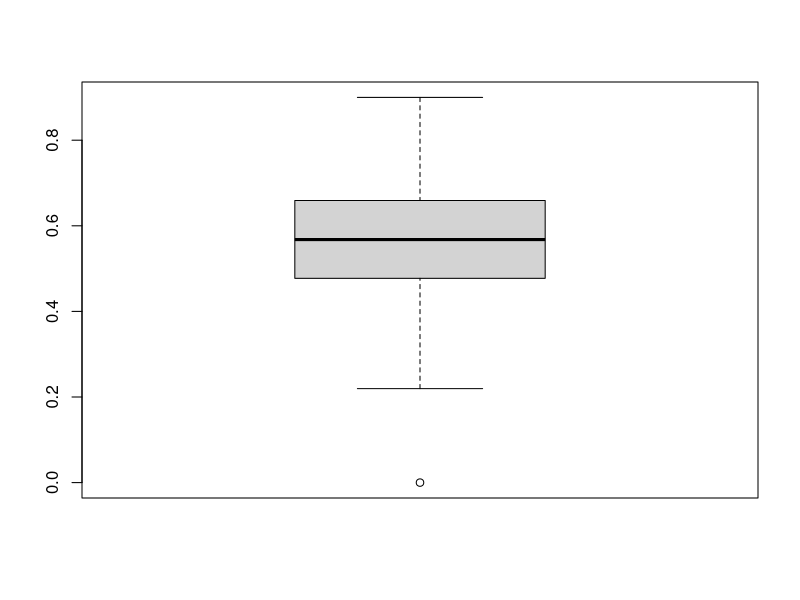
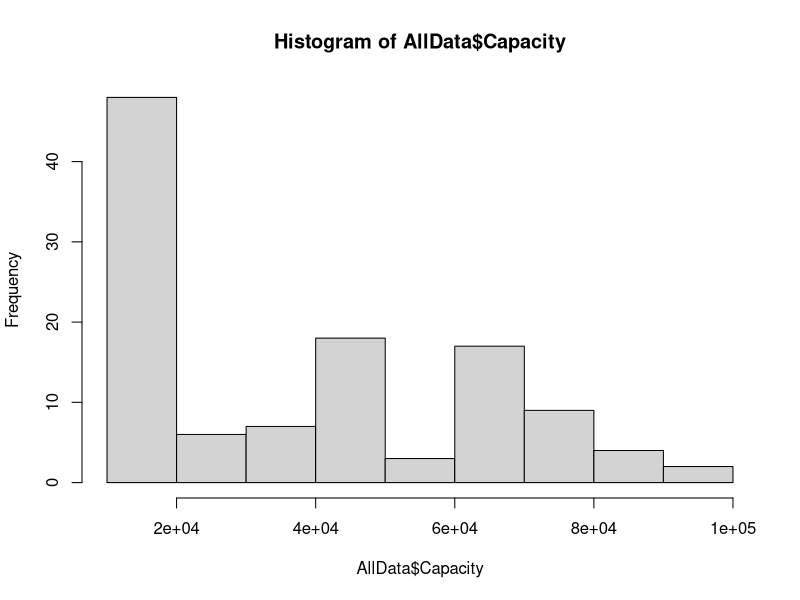
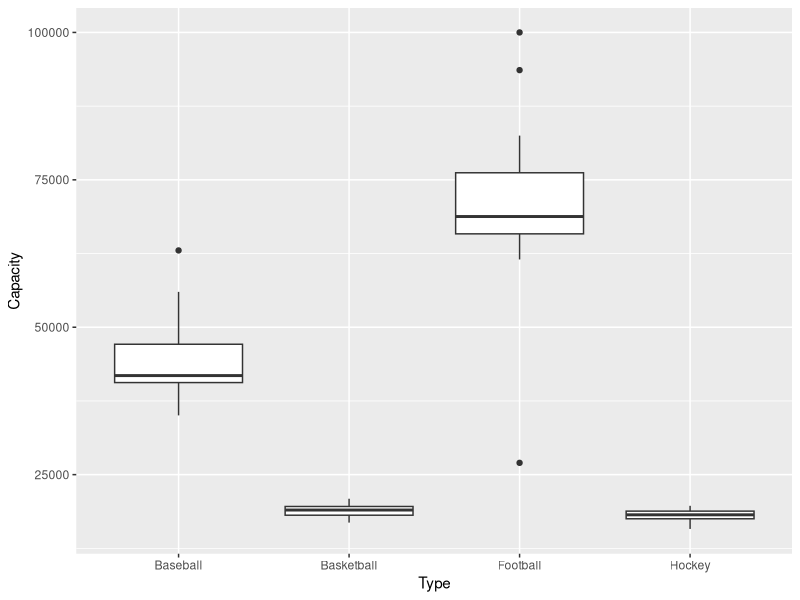
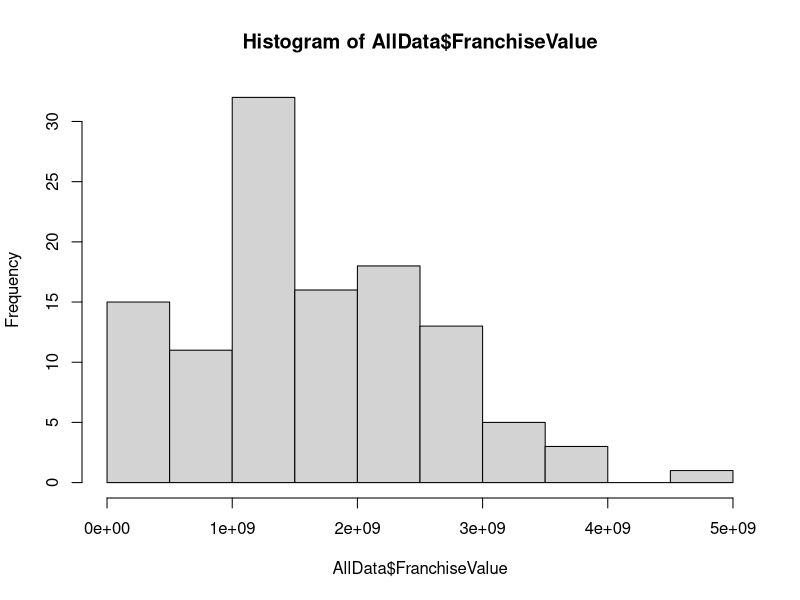
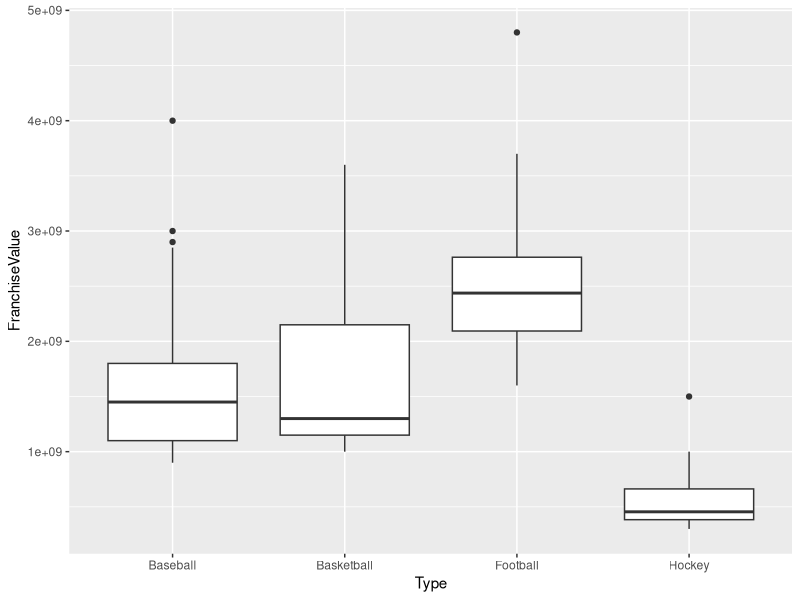
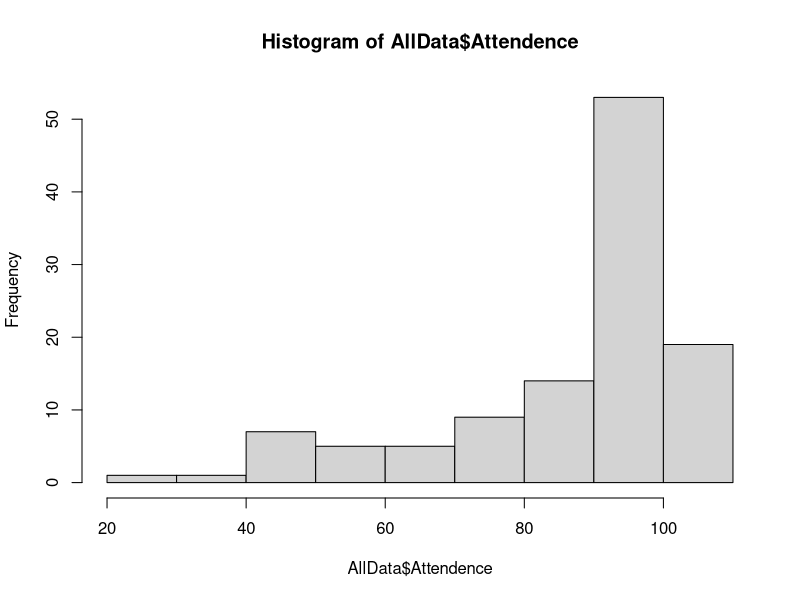
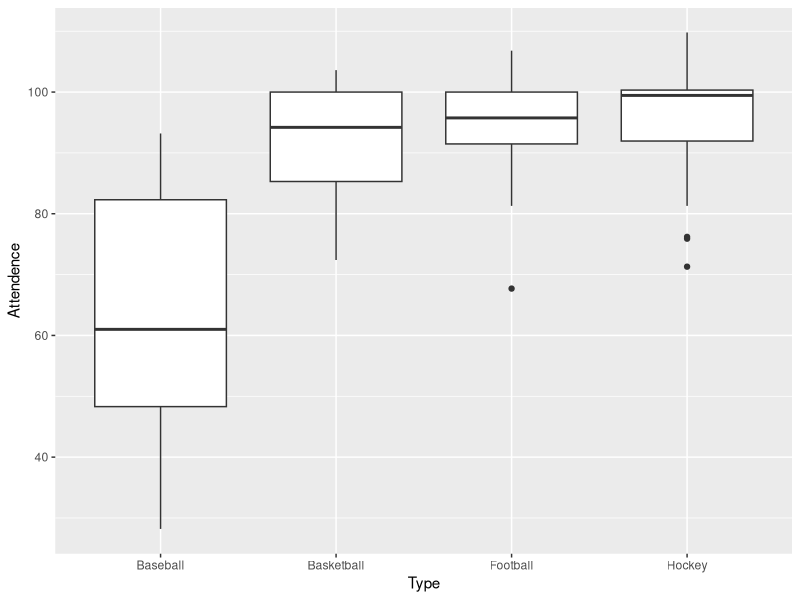
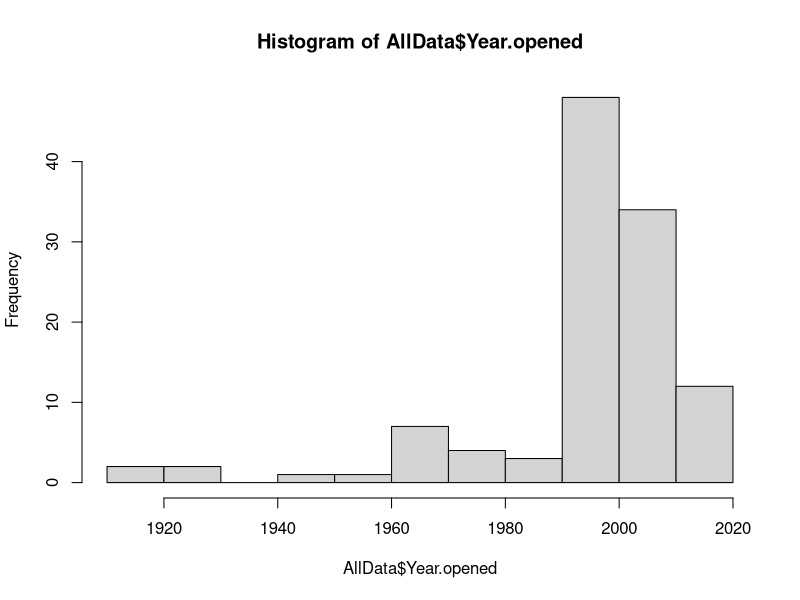

Source code (R) for these figures, in order:
## ---- chunk 1
knitr::opts_chunk$set(echo = TRUE)
library(dplyr)
library(ggplot2)
library(lme4)
## ---- chunk 2
state <- read.csv("StateData.csv")
team <- read.csv("TeamData2.csv",stringsAsFactors = TRUE)

statestuff <- data.frame(state.abb,state.name)
colnames(statestuff) <- c("State","StateName")
state <- full_join(state,statestuff)
state$StateName <- as.character(state$StateName)
state <- state%>%mutate(StateName=ifelse(is.na(StateName),"D.C.",StateName))
team$State <- as.character(team$State)
team <- team%>%mutate(State=ifelse(State=="District of Columbia","D.C.",State))
state <- state%>%mutate(State1=State,State=StateName)
AllData <- right_join(state,team)
AllData <- AllData%>%filter(!is.na(Happiness))
write.csv(AllData,"AllData.csv")

# make strings numeric
AllData$Capacity <- as.numeric(gsub(",", "", AllData$Capacity) )
AllData$FranchiseValue <- as.numeric(gsub(",", "", AllData$FranchiseValue) )

# making percent of home wins as variable

AllData <- AllData %>% mutate(WinPct = HomeWins/HomeGames)
## ---- chunk 3
# Team Level Variables
# Basic EDA
# #
boxplot(AllData$WinPct)
summary(AllData$WinPct)
# # Sport
table(AllData$Type)

# # Capacity
hist(AllData$Capacity)
summary(AllData$Capacity)
ggplot(AllData, aes(x=Type, y = Capacity)) + geom_boxplot() 

# # FranchiseValue
hist(AllData$FranchiseValue)
summary(AllData$FranchiseValue)
ggplot(AllData, aes(x=Type, y = FranchiseValue)) + geom_boxplot() 

# # Attendance
hist(AllData$Attendence)
summary(AllData$Attendence)
ggplot(AllData, aes(x=Type, y = Attendence)) + geom_boxplot() 

# # Year
hist(AllData$Year.opened)
tapply(AllData$Capacity, AllData$Year.opened, mean)
tapply(AllData$Year.opened, AllData$Type,mean) # hockey and basketball have newest stadiums and baseball and football have older, with baseball being oldest
## ---- chunk 4
# Level 1 Interactions

# make capacity a factor for data exploration
AllData$CapFactor <- cut(AllData$Capacity, breaks = c(0, 18578, 27000,  62250,100000), labels = c("1st Q", "2nd Q", "3rd Q", "4th Q"))

# make franchise a factor for data exploration
AllData$FranchiseFactor <- cut(AllData$FranchiseValue, breaks = c(0, 1.000e+09, 1.350e+09,  2.300e+09,4.900e+09), labels = c("1st Q", "2nd Q", "3rd Q", "4th Q"))

# make attendance a factor for data exploration
AllData$YearFactor <- cut(AllData$Year.opened, breaks = c(0, 1994, 1999,  2004,2019), labels = c("1st Q", "2nd Q", "3rd Q", "4th Q"))


#cap and year
ggplot(AllData, aes(x=Year.opened, y = Capacity, color = WinPct)) + geom_point()+geom_smooth(method=lm)
ggplot(AllData, aes(x=Year.opened,y = WinPct)) + geom_point() + facet_wrap(~CapFactor)+geom_smooth(method=lm) # doesn't appear to be an interaction

#cap and sport
ggplot(AllData, aes(x=Capacity,y = WinPct)) + geom_point() + facet_wrap(~Type)+geom_smooth(method=lm) # Interaction

#cap and franchise $$
ggplot(AllData, aes(x=FranchiseValue,y = WinPct)) + geom_point() + facet_wrap(~CapFactor)+geom_smooth(method=lm) # doesn't appear to be an interaction

#cap and attendance
ggplot(AllData, aes(x=Attendence,y = WinPct)) + geom_point() + facet_wrap(~CapFactor) +geom_smooth(method=lm) # Interaction

# year and sport
ggplot(AllData, aes(x=Year.opened,y = WinPct)) + geom_point() + facet_wrap(~Type) +geom_smooth(method=lm) # potentially...

# year and franchise $
ggplot(AllData, aes(x=FranchiseValue,y = WinPct)) + geom_point() + facet_wrap(~YearFactor) +geom_smooth(method=lm) # nope

# year and attandence
ggplot(AllData, aes(x=Attendence,y = WinPct)) + geom_point() + facet_wrap(~YearFactor) +geom_smooth(method=lm) # nope

# sport and franchise $
ggplot(AllData, aes(x=FranchiseValue,y = WinPct)) + geom_point() + facet_wrap(~Type) +geom_smooth(method=lm) # interaction

# sport and attendance
ggplot(AllData, aes(x=Attendence,y = WinPct)) + geom_point() + facet_wrap(~Type) +geom_smooth(method=lm) # potentially

# franchise $ and attendance
ggplot(AllData, aes(x=Attendence,y = WinPct)) + geom_point() + facet_wrap(~FranchiseFactor) +geom_smooth(method=lm) # potentially

## ---- chunk 5
# Level 2 interactions

# pop and happy
ggplot(AllData, aes(x=Population,y = WinPct)) + geom_point() + facet_wrap(~as.factor(Happiness)) +geom_smooth(method=lm) # interaction!

# happy and trump
ggplot(AllData, aes(x=Trump.Vote,y = WinPct)) + geom_point() + facet_wrap(~as.factor(Happiness)) +geom_smooth(method=lm) # interaction!

# pop and trump
# make population a factor for data exploration
AllData$PopFactor <- cut(AllData$Population, breaks = c(0, 6782564, 11694664,  21312211,39776831), labels = c("1st Q", "2nd Q", "3rd Q", "4th Q"))
ggplot(AllData, aes(x=Trump.Vote,y = WinPct)) + geom_point() + facet_wrap(~as.factor(PopFactor)) +geom_smooth(method=lm) # interaction!
## ---- chunk 6
# hap and cap
ggplot(AllData, aes(x=Capacity,y = WinPct)) + geom_point() + facet_wrap(~as.factor(Happiness)) +geom_smooth(method=lm) # interaction!

# hap and year
ggplot(AllData, aes(x=Year.opened,y = WinPct)) + geom_point() + facet_wrap(~as.factor(Happiness)) +geom_smooth(method=lm) # interaction!

# hap and sport
ggplot(AllData, aes(x=Type,y = WinPct)) + geom_boxplot(aes(color = as.factor(Happiness))) # interaction potential

# hap and fran$
ggplot(AllData, aes(x=FranchiseValue,y = WinPct)) + geom_point() + facet_wrap(~as.factor(Happiness)) +geom_smooth(method=lm) # not really

# hap and att
ggplot(AllData, aes(x=Attendence,y = WinPct)) + geom_point() + facet_wrap(~as.factor(Happiness)) +geom_smooth(method=lm) # not really

# pop and cap
ggplot(AllData, aes(x=Population,y = WinPct)) + geom_point() + facet_wrap(~CapFactor) +geom_smooth(method=lm) # not really

# pop and year
ggplot(AllData, aes(x=Population,y = WinPct)) + geom_point() + facet_wrap(~YearFactor) +geom_smooth(method=lm) # potentially

# pop and sport
ggplot(AllData, aes(x=Population,y = WinPct)) + geom_point() + facet_wrap(~Type) +geom_smooth(method=lm) # not really

# pop and fran$
ggplot(AllData, aes(x=FranchiseValue,y = WinPct)) + geom_point() + facet_wrap(~PopFactor) +geom_smooth(method=lm) # not really

# pop and att
ggplot(AllData, aes(x=Attendence,y = WinPct)) + geom_point() + facet_wrap(~PopFactor) +geom_smooth(method=lm) # no

# trump and cap
ggplot(AllData, aes(x=Trump.Vote,y = WinPct)) + geom_point() + facet_wrap(~CapFactor) +geom_smooth(method=lm) # no

# trump and year
ggplot(AllData, aes(x=Trump.Vote,y = WinPct)) + geom_point() + facet_wrap(~YearFactor) +geom_smooth(method=lm) # no

# trump and sport
ggplot(AllData, aes(x=Trump.Vote,y = WinPct)) + geom_point() + facet_wrap(~Type) +geom_smooth(method=lm) # no

# trump and fran$
ggplot(AllData, aes(x=Trump.Vote,y = WinPct)) + geom_point() + facet_wrap(~FranchiseFactor) +geom_smooth(method=lm) # no

# trump and att
AllData$TrumpFactor <- cut(AllData$Trump.Vote, breaks = c(0, 36.50,47.25,  50.40,65.40), labels = c("1st Q", "2nd Q", "3rd Q", "4th Q"))
ggplot(AllData, aes(x=Attendence,y = WinPct)) + geom_point() + facet_wrap(~TrumpFactor) +geom_smooth(method=lm) # potentially

## ---- chunk 7
#Scaling Variables
AllData$Happiness2 <- as.factor(AllData$Happiness)
AllData <- AllData%>% mutate(Capacity2=scale(Capacity),Population2=scale(Population),FranchiseValue2=scale(FranchiseValue),Attendence2=scale(Attendence),Trump.Vote2=scale(Trump.Vote),Year.opened2=scale(Year.opened))

#Random Intercept Check
sports.glmerNone <- glmer(WinPct~1+(1|State),family=binomial,weights=HomeGames,data=AllData) #Standard Deviation for random effect is about 0.1909 indicating that there is variation within states related to win percentage. This seems small, but considering win percentage is between 0 and 1, this indicates a standard devation in games won of 19.09%
summary(sports.glmerNone)

#Model will all interactions that looked potentially influential - Full model
sports.glmerFULL <- glmer(WinPct~Capacity2+Attendence2+Type+FranchiseValue2+Year.opened2+Capacity2:Attendence2+Type:FranchiseValue2+Year.opened2:Type+Type:Attendence2+FranchiseValue2:Attendence2+Type:Capacity2+(Population2+Trump.Vote2+Happiness)^2+Happiness:Capacity2+Trump.Vote2:Attendence2+Happiness:Type+Population2:Year.opened2+Happiness:Year.opened2+(1|State),family=binomial,data=AllData,weights=HomeGames)
summary(sports.glmerFULL)

#Starting Build of model with individual terms
sports.glmer <- glmer(WinPct~Capacity2+Attendence2+Type+FranchiseValue2+Year.opened2+Population2+Trump.Vote2+Happiness+(1|State),family = binomial,data=AllData,weights=HomeGames)
summary(sports.glmer)

#From full model looked like type:attendence, type:capacity, population:happiness, population:trump, and happiness:year looked most influential
sports.glmer2 <- update(sports.glmer,.~.+Type:Attendence2+Type:Capacity2+Population2:Happiness+Population2:Trump.Vote2+Happiness:Year.opened2)
anova(sports.glmer,sports.glmer2) #Very low p value - at least one of the 5 additional terms is significant

summary(sports.glmer2) #population2:Trump and year:happiness look non significant

sports.glmer3 <- update(sports.glmer2,.~.-Population2:Trump.Vote2-Year.opened2:Happiness)
anova(sports.glmer2,sports.glmer3) #neither significant in the model
summary(sports.glmer3) #looks like trump.vote and year.opened not significant

sports.glmer4 <- update(sports.glmer3,.~.-Trump.Vote2-Year.opened2)
anova(sports.glmer4,sports.glmer3) #smaller prefered
summary(sports.glmer4)

#Now we will try to add in other significant interactions from EDA

#add capacity:attendence
sports.glmer5 <- update(sports.glmer4,.~.+Capacity2:Attendence2)
anova(sports.glmer4,sports.glmer5) #larger prefered
summary(sports.glmer5)


#add type:franchise.value
sports.glmer6 <- update(sports.glmer5,.~.+Type:FranchiseValue2)
anova(sports.glmer6,sports.glmer5) #smaller prefered
summary(sports.glmer6)


#add year:type add in year to test
sports.glmer6 <- update(sports.glmer5,.~.+Year.opened2+Year.opened2:Type)
anova(sports.glmer6,sports.glmer5) #smaller prefered
summary(sports.glmer6)

#franchise:attendence
sports.glmer6 <- update(sports.glmer5,.~.+Attendence2:FranchiseValue2)
anova(sports.glmer6,sports.glmer5) #smaller prefered
summary(sports.glmer6)

#Happiness:trump
sports.glmer6 <- update(sports.glmer5,.~.+Happiness:Trump.Vote2)
anova(sports.glmer6,sports.glmer5) #smaller prefered
summary(sports.glmer6)

#Happiness:capacity
sports.glmer6 <- update(sports.glmer5,.~.+Happiness:Capacity2)
anova(sports.glmer6,sports.glmer5) #smaller prefered
summary(sports.glmer6)

#Happiness:Type
sports.glmer6 <- update(sports.glmer5,.~.+Type:Happiness)
anova(sports.glmer6,sports.glmer5) #smaller prefered
summary(sports.glmer6)

#Population:Year - add year back in
sports.glmer6 <- update(sports.glmer5,.~.+Year.opened2+Year.opened2:Population2)
anova(sports.glmer6,sports.glmer5) #larger prefered
summary(sports.glmer6) #interaction actually not significant

#remove population:year
sports.glmer7 <- update(sports.glmer6,.~.-Year.opened2:Population2)
anova(sports.glmer6,sports.glmer7) #smaller prefered
summary(sports.glmer7)

#trump:attendence
sports.glmer8 <- update(sports.glmer7,.~.+Trump.Vote2+Trump.Vote2:Attendence2)
anova(sports.glmer8,sports.glmer7) #smaller prefered
summary(sports.glmer8)

# franchise value is marginally significant, let's try to take it out
#trump:attendence
sports.glmer8 <- update(sports.glmer7,.~.-FranchiseValue2)
anova(sports.glmer8,sports.glmer7) #it's pvalue is so close to .05 let's leave it
summary(sports.glmer8)

#Final Model - Model 7
sports.glmerFinal <- sports.glmer7
summary(sports.glmerFinal)
## ---- chunk 8
# Capacity interpretations
sd(AllData$Capacity)

# increasing capacity by 23,200 people increases the odds of winning at home by 3.36 times for baseball. However this number doesn't make sense since we have such a range in values. Therefore we need to do it by a fraction 

#baseball SE is 1039.8813 so 1039.8813/23200=0.0448
exp(1.21418*.263) # increase baseball stadium by 6,116 people 37% increase
#basketball SE is 6116.0482 so 6116.0482/23,200=.263
exp(1.21418*0.04482247 +  0.97581) # basketball increasing capacity increases the odds of winning by 2.8 times
#football SE is 11875.7172 so 11875.7172/23200=.511
exp(1.21418*0.5118844 +  -1.85881) # football increasing capacity decreases the odds of winning by 70.9%
#hockey SE is 998.3133 so 998.3133/23200=0.043
exp(1.21418*0.043 +  -5.12141) # hockey increasing capacity decreases the odds of winning by 99%


# Type Sport Interpretations
exp(2.38943) # basketball has 10.9 times more likely to win in home court than baseball
exp(1.09150) # football is 3 times more likely to win in home court than baseball
exp(-3.19716) # hockey is 96% less likely to win in home court than baseball

# makes sense because baseball stadiums are all different shapes, maybe hockey you cannot hear fans so home court doesn't matter

# Attendence Interpretations
sd(AllData$Attendence)

# increasing attendance by 18.12 percent decreases the odds of winning at home by 6% but this changes based on sport and capacity. So if Baseball is the baseline, 6%
exp(-0.06179)
exp(-0.06179+ 0.32640) # basketball 30% increase
exp(-0.06179+-0.85513) # football 60% decrease
exp(-0.06179+0.88390) # hockey is 2.3 times increase

# interaction between capacity and attendance
exp(0.62979*.263) # 1.2 times more baseball, so increase one and the effect of the other increases by 20%
exp(0.62979*0.04482247) # 1.02 times more basketball, so increase one and the effect of the other increases by 2%
exp(0.62979*0.5118844) # 1.38 times more football, so increase one and the effect of the other increases by 38%
exp(0.62979*0.043) # 1.027 times more hockey, so increase one and the effect of the other increases by 2.7%


# Franchise value interpretations
sd(AllData$FranchiseValue)
# increasing franchise value by 93,5646,568 increases odds of winning at home by 14%
exp(0.13274) 

# population interpretations
sd(AllData$Population)
# increasing a state's population by 11,921,447 decreases the odds of a home win by 62% but don't forget about interaction
exp(-0.96189)

# interaction is 24% increase, so increases happiness effect by 24%
exp(0.21383)

# happy interpretation
# increasing happiness by 1, increases odds of winning at home by 17%
exp(0.15703)

# year opened
# increasing the year a stadium opened decreases the odds of winning by 8%, potentially older well established teams have better winning records while newer teams with newer stadiums do not have same legacy
exp(-0.08524)
